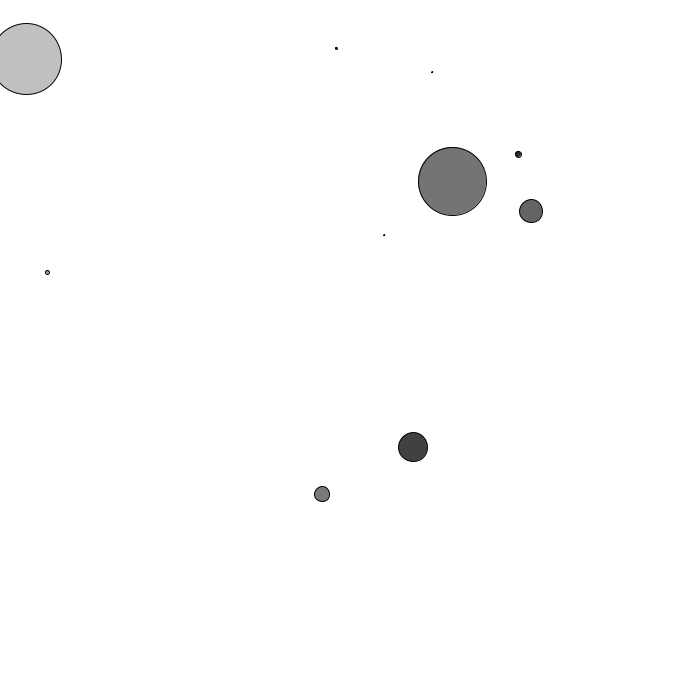
Frame 1 (no input)
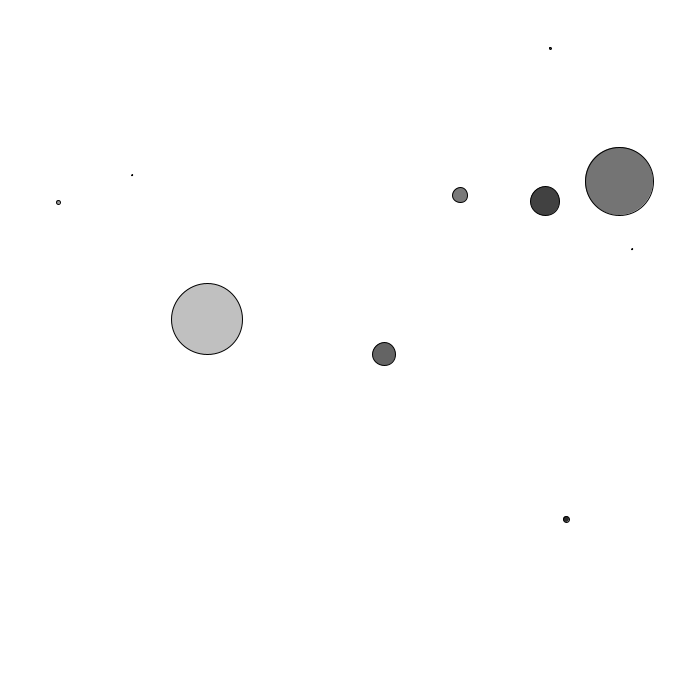
Frame 60 (the mouse pressed at the canvas centre just before this capture)
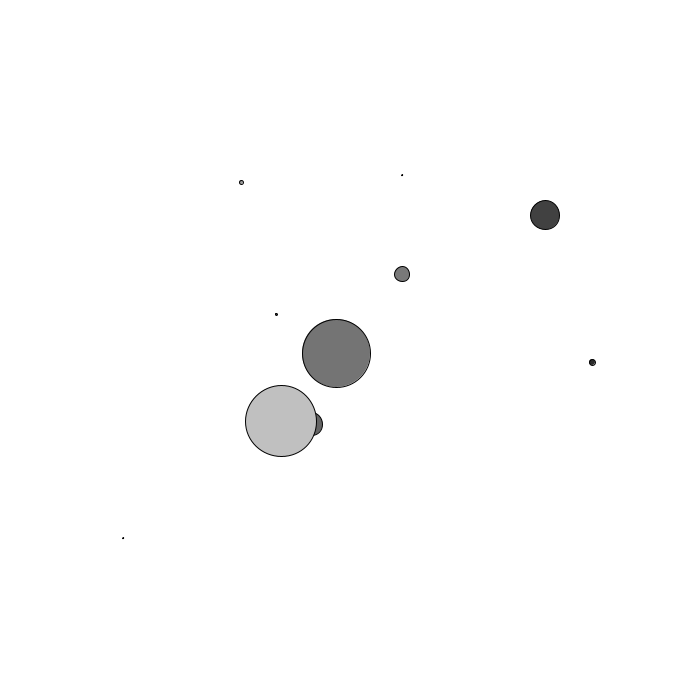
Frame 120 (the mouse held since frame 60 and released just before this capture)

The Processing sketch that drew these frames (run headless with seeded random() and noise(); from frame 60 on, the mouse is pressed at the canvas centre):

// Processing sketch: processing_131305
// ── processing_131305.pde

/*Melania Gonzalez 
 
 *Tarea #1 - Hackeando el codigo del profe.
 *Descripcion: El ejercicio original que hicimos en la Clase #2
 mueve a una serie de bolitas de un punto A a un punto B 
 respectivamente, siendo el punto B la posicion del Mouse.
 *Objetivo: Reproducir el ejercicio, pero en este caso 
 el punto B será una posicion Random respectivamente para cada Bola.
 
 -----MATRIZ de Bolas-----
   x | y | a | b | d | v | c |     y=Posicion en x, punto A (Variable)
----------------------------       x=Posicion en y, punto A (Variable)
B1|  |   |   |   |   |   |   |     a(alpha)=Posicion en, x punto B (Variable)
----------------------------       b(beta) =Posicion en, y punto B (Variable)
B2|  |   |   |   |   |   |   |     d=diametro del circulo (Constante)
----------------------------       v=velocidad o razon de cambio
B3|  |   |   |   |   |   |   |     c=color (Constante)
----------------------------
...

 */
 
// DECLARAR VARIABLES
int nBolas=10;
int [][] bolas = new int[nBolas][7];

// INICIALIZAR VARIABLES
void setup() {
  size(700, 700); //size of the screen

//RECORRER LA MATRIZ
  for (int i=0;i<nBolas;i++) {
    bolas[i][0]=(int)random(width); //iniciar x
    bolas[i][1]=(int)random(height);//iniciar y
    bolas[i][2]=(int)random(width); //iniciar a
    bolas[i][3]=(int)random(height);//iniciar b
    bolas[i][4]=(int)random(80);    //iniciar radio
    bolas[i][5]=(int)random(100);   //iniciar Velocidad
    bolas[i][6]=(int)random(255);   //iniciar color
  }
}

//METODO PRINCIPAL QUE SE EJECUTA REPETIDAMENTE
void draw() {
  background(255); //pintar el background en cada frame
  
  //RECORRER LA MATRIZ
  for (int i=0;i<nBolas;i++) {
    
    fill(bolas[i][6]); //color de la bola
    ellipse(bolas[i][0], bolas[i][1], bolas[i][4], bolas[i][4]); //pintar bola
    
    //MOVER BOLA PARA QUE AVANCE DE "A" A "B"
    int v= bolas[i][5]; //VELOCIDAD O RAZON DE CAMBIO
    bolas[i][0]+=(bolas[i][2]-bolas[i][0])/v; //mover punto A en x
    bolas[i][1]+=(bolas[i][3]-bolas[i][1])/v; //mover punto A en y
    
    //CONFIRMO SI POSICION "A" ES IGUAL A LA "B" PARA SABER SI YA LLEGO AL DESTINO
    int a= bolas[i][0]-bolas[i][2]; //que tan cerca esta del punto B en x?
    int b= bolas[i][1]-bolas[i][3]; //que tan cerca esta del punto B en x?
        if(((a<v)&&(a>-v))&&(b<v)&&(b>-v)) //preguntamos si ya esta en el punto o dentro de la razon e cambio
        {
        bolas[i][2]=(int)random(width);//generamos nuevo punto B en x (alpha)
        bolas[i][3]=(int)random(height);//generamos nuevo punto B en y (beta)
        }
    }
    //imprimo datos de la primera bolita para visualizar
    print("x="+bolas[0][0]+" y="+bolas[0][1]+"a="+bolas[0][2]+" b="+bolas[0][3]+"\n");
}
